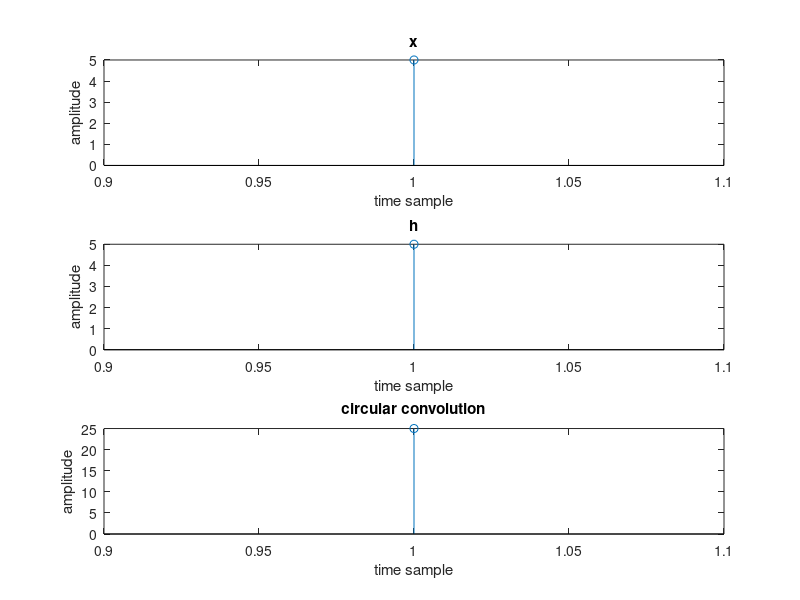

MATLAB code for this plot:
% Circular convolution using formula 
clc;
clear all;
close all;
x1 = input("Enter input sequence x:");
h1 = input("Enter input sequence h:");
n1 = length(x1);
k1 = 0:n1-1;
n2 = length(h1);
k2 = 0:n2-1;
p = max(n1,n2);
H = 0:p-1;
if(n1<n2)
    x1 = [x1,zeros(1,p-n1)];
end
if(n1>n2)
    h1 = [h1,zeros(1,p-n2)];
end
y = zeros(1,p);
for n=0:p-1
    for k=0:p-1
        z=mod(n-k,p);
        y(n+1)=y(n+1)+x1(k+1).*h1(z+1)
    end
end
disp(y);
subplot(3,1,1);
stem(x1);
xlabel("time sample");
ylabel("amplitude");
title("x");
subplot(3,1,2);
stem(h1);
xlabel("time sample");
ylabel("amplitude");
title("h");
subplot(3,1,3);
stem(y);
xlabel("time sample");
ylabel("amplitude");
title("circular convolution");
